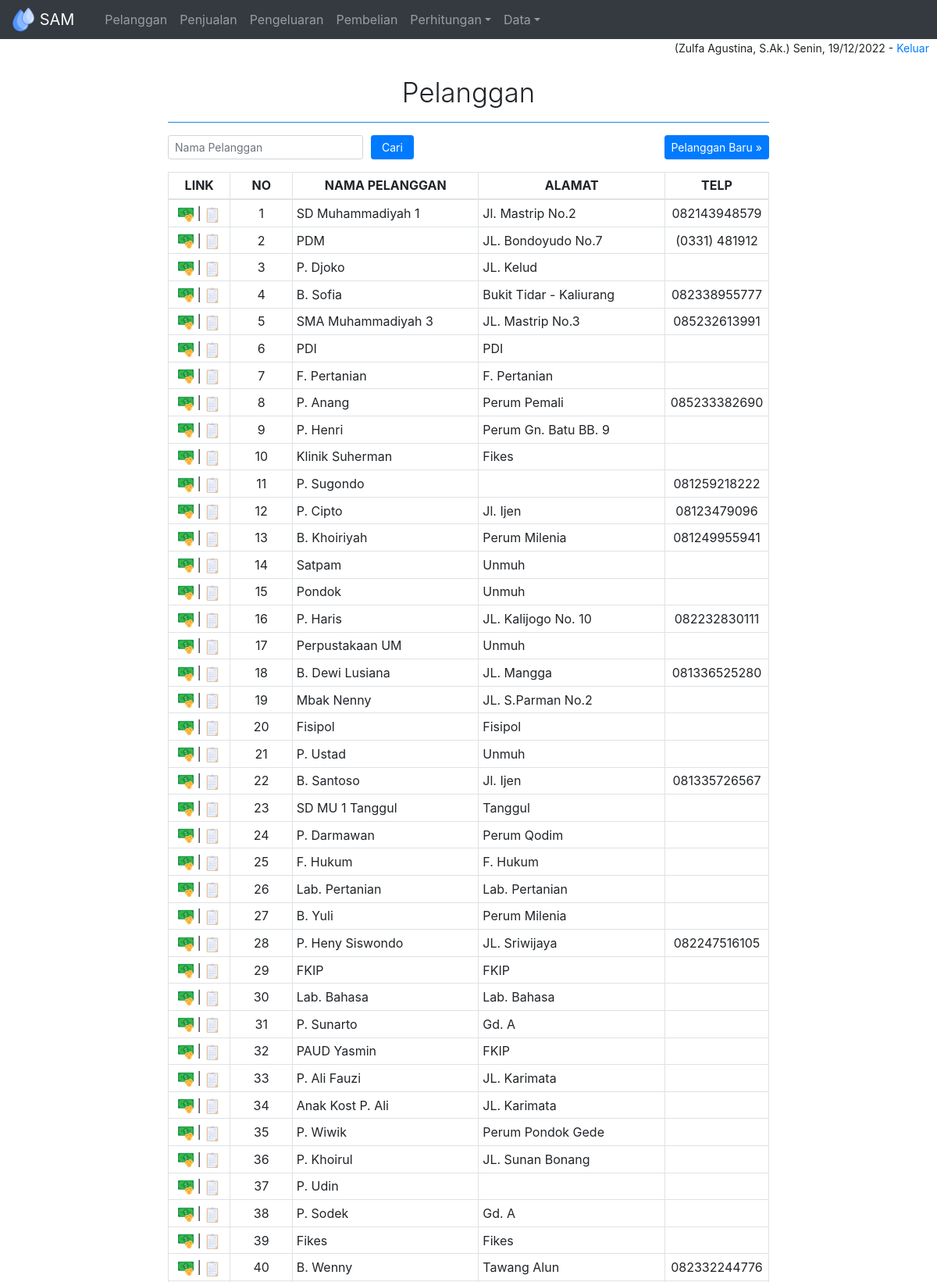
The app's page /php/pela.php (signed in, upper part) with its own data.
### tables this page shows
CREATE TABLE IF NOT EXISTS `pelanggan` (
  `no` int(10) NOT NULL,
  `idp` varchar(50) NOT NULL,
  `nama` varchar(50) NOT NULL,
  `alamat` varchar(50) NOT NULL,
  `area` varchar(50) NOT NULL,
  `telp` varchar(20) NOT NULL
);

### php/pela.php (the view, shortened to what this page needs)
<?php
include 'head.php';
include 'navbar.php';
?>
<main role="main" class="container col-md-8">
<h4 class="display-4 text-center" style="font-size: 26pt">Pelanggan</h4>
<hr />
<form method="post">
  <div class="form-row">
  <div class="form-group col-md-4">
    <input class="form-control form-control-sm" type="text" name="txtcari" placeholder="Nama Pelanggan" required>
  </div>
  <div class="form-group col-md-1">
    <button class="btn btn-sm btn-primary btn-block" type="submit" name="cari">Cari</button>
  </div>
  <div class="form-group col-md-7" style="text-align: right">
    <a class="btn btn-sm btn-primary" href="pelb.php" role="button">Pelanggan Baru &raquo;</a>
  </div>
</div>
</form>
<table class="table table-sm table-bordered align-middle text-center">
<thead>
  <tr>
    <th scope="col" width="10%">LINK</th>
    <th scope="col" width="10%">NO</th>
    <th scope="col" width="30%">NAMA PELANGGAN</th>
    <th scope="col" width="30%">ALAMAT</th>
    <th scope="col" width="15%">TELP</th>
  </tr>
</thead>
<tbody>
<?php
if(isset ($_POST['cari'])){
  $txtcari   = $_POST['txtcari'];
  $query = mysql_query("SELECT *FROM pelanggan WHERE nama LIKE '%$txtcari%'") or die ('Error!!'.mysql_error());
  while ($row = mysql_fetch_array ($query)) {
    extract($row);
    echo "
      <tr>
        <td><a href='beli.php?idp=$idp'><img src='../img/money.png' width='20'/></a> | <a href='pele.php?idp=$idp'><img src='../img/doc.png' width='20'/></a></td>
        <td>".$no."</td>
        <td align='left'>".$nama."</td>
        <td align='left'>".$alamat."</td>
        <td>".$telp."</td>
      </tr>
    ";
  }
}else{
  $arraynomer = array();
  $query = mysql_query("SELECT *FROM pelanggan ORDER BY no") or die ('Error!!'.mysql_error());
  while ($row = mysql_fetch_array ($query)) {
    array_push($arraynomer, $row['no']);
  }
  for($i=0; $i<count($arraynomer); $i++){
    $query = mysql_query("SELECT *FROM pelanggan WHERE no='$arraynomer[$i]'") or die ('Error!!'.mysql_error());
    $row = mysql_fetch_array ($query);
    $no = $i+1;
    $idp = $row['idp'];
    echo "
      <tr>
        <td><a href='beli.php?idp=$idp'><img src='../img/money.png' width='20'/></a> | <a href='pele.php?idp=$idp'><img src='../img/doc.png' width='20'/></a></td>
        <td>".$no."</td>
        <td align='left'>".$row['nama']."</td>
        <td align='left'>".$row['alamat']."</td>
        <td>".$row['telp']."</td>
      </tr>
    ";
  }
}
?>
</tbody>
</table>
</main>
<?php
include 'foot.php';
?>

### css/sam.css (style rules this page uses)
html, body { height:100%; }
body { font-size: .875rem; }
hr { background-color: #2196f3; }

### records on screen
pelanggan: no "1", nama "SD Muhammadiyah 1", alamat "Jl. Mastrip No.2", telp "082143948579"
pelanggan: no "2", nama "PDM", alamat "JL. Bondoyudo No.7", telp "(0331) 481912"
pelanggan: no "3", nama "P. Djoko", alamat "JL. Kelud"
pelanggan: no "4", nama "B. Sofia", alamat "Bukit Tidar - Kaliurang", telp "082338955777"
pelanggan: no "5", nama "SMA Muhammadiyah 3", alamat "JL. Mastrip No.3", telp "085232613991"
pelanggan: no "6", nama "PDI", alamat "PDI"
pelanggan: no "7", nama "F. Pertanian", alamat "F. Pertanian"
pelanggan: no "8", nama "P. Anang", alamat "Perum Pemali", telp "085233382690"
pelanggan: no "9", nama "P. Henri", alamat "Perum Gn. Batu BB. 9"
pelanggan: no "10", nama "Klinik Suherman", alamat "Fikes"
pelanggan: no "11", nama "P. Sugondo", telp "081259218222"
pelanggan: no "12", nama "P. Cipto", alamat "Jl. Ijen", telp "08123479096"
pelanggan: no "13", nama "B. Khoiriyah", alamat "Perum Milenia", telp "081249955941"
pelanggan: no "14", nama "Satpam", alamat "Unmuh"
pelanggan: no "15", nama "Pondok", alamat "Unmuh"
pelanggan: no "16", nama "P. Haris", alamat "JL. Kalijogo No. 10", telp "082232830111"
pelanggan: no "17", nama "Perpustakaan UM", alamat "Unmuh"
pelanggan: no "18", nama "B. Dewi Lusiana", alamat "JL. Mangga", telp "081336525280"
pelanggan: no "19", nama "Mbak Nenny", alamat "JL. S.Parman No.2"
pelanggan: no "20", nama "Fisipol", alamat "Fisipol"
pelanggan: no "21", nama "P. Ustad", alamat "Unmuh"
pelanggan: no "22", nama "B. Santoso", alamat "Jl. Ijen", telp "081335726567"
pelanggan: no "23", nama "SD MU 1 Tanggul", alamat "Tanggul"
pelanggan: no "24", nama "P. Darmawan", alamat "Perum Qodim"
pelanggan: no "25", nama "F. Hukum", alamat "F. Hukum"
pelanggan: no "26", nama "Lab. Pertanian", alamat "Lab. Pertanian"
pelanggan: no "27", nama "B. Yuli", alamat "Perum Milenia"
pelanggan: no "28", nama "P. Heny Siswondo", alamat "JL. Sriwijaya", telp "082247516105"
pelanggan: no "29", nama "FKIP", alamat "FKIP"
pelanggan: no "30", nama "Lab. Bahasa", alamat "Lab. Bahasa"
pelanggan: no "31", nama "P. Sunarto", alamat "Gd. A"
pelanggan: no "32", nama "PAUD Yasmin", alamat "FKIP"
pelanggan: no "33", nama "P. Ali Fauzi", alamat "JL. Karimata"
pelanggan: no "34", nama "Anak Kost P. Ali", alamat "JL. Karimata"
pelanggan: no "35", nama "P. Wiwik", alamat "Perum Pondok Gede"
pelanggan: no "36", nama "P. Khoirul", alamat "JL. Sunan Bonang"
pelanggan: no "37", nama "P. Udin"
pelanggan: no "38", nama "P. Sodek", alamat "Gd. A"
pelanggan: no "39", nama "Fikes", alamat "Fikes"
pelanggan: no "40", nama "B. Wenny", alamat "Tawang Alun", telp "082332244776"

### other values on screen
$_SESSION['nama'] "Zulfa Agustina, S.Ak."
$hari "Senin"
$txttgl "19/12/2022"
